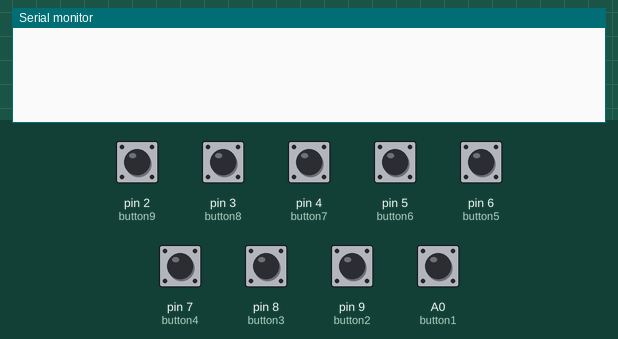
Recording of a sketch running on a simulated Arduino Leonardo, built with avr-gcc and run on an emulated ATmega32U4. Shown: the last lines printed to the serial monitor. Inputs (shaded band) come from the test bench; at power-on: A0 (button1), pin 2 (button9), pin 3 (button8), pin 4 (button7), pin 5 (button6), pin 6 (button5), pin 7 (button4), pin 8 (button3), pin 9 (button2) HIGH. USB keyboard and mouse output is not drawn.

Above: at 1.2 s.
1.3 s: pin 2 (button9) pulled LOW for 0.15 s
At 2.5 s:
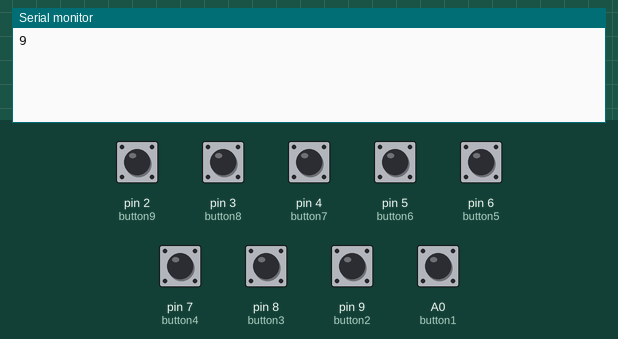
2.9 s: pin 3 (button8) pulled LOW for 0.15 s
At 3.8 s:
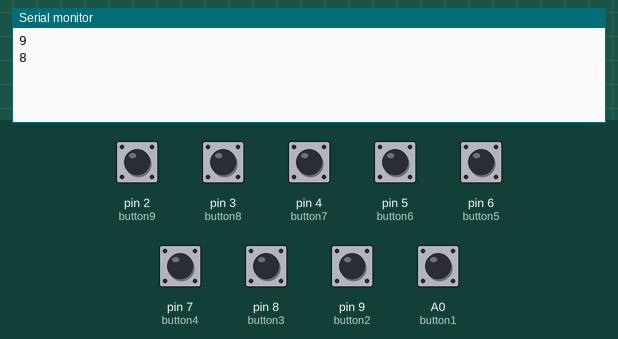
4.5 s: pin 4 (button7) pulled LOW for 0.15 s
At 5.1 s:
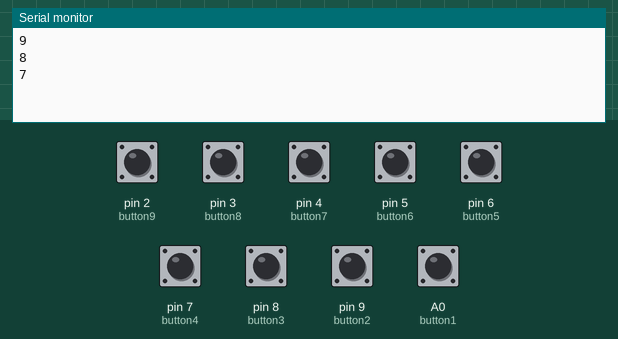
6.1 s: pin 5 (button6) pulled LOW for 0.15 s
At 7.3 s:
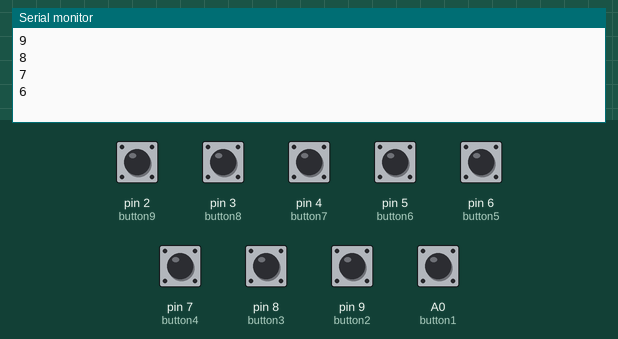
7.7 s: pin 6 (button5) pulled LOW for 0.15 s
At 8.7 s:
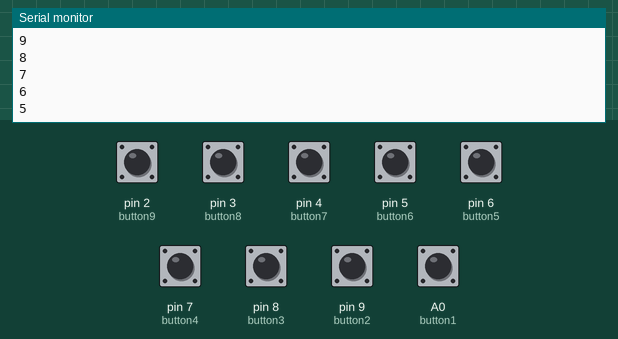
9.3 s: pin 7 (button4) pulled LOW for 0.15 s
At 9.9 s:
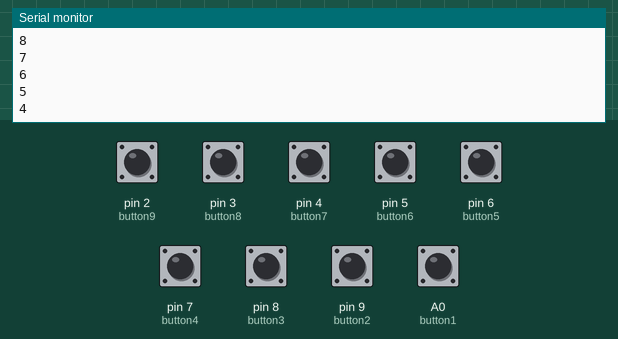
Timing chart, 0 to 11.9 s (numbered marks = the images above; inputs shaded):
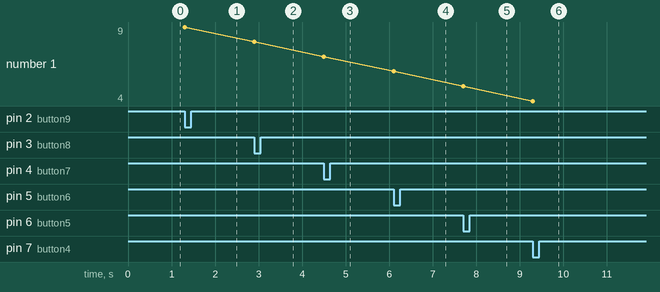

The sketch:

keyboard.ino
```cpp
#include <Keyboard.h>

int button1 = A0;  // Map keys to buttons
int button2 = 9;
int button3 = 8;
int button4 = 7;
int button5 = 6;
int button6 = 5;
int button7 = 4;
int button8 = 3;
int button9 = 2;

void setup()
{
  pinMode(button1, INPUT_PULLUP);  // Set the button as an input and pullup to active high
  pinMode(button2, INPUT_PULLUP);  // Set the button as an input and pullup to active high
  pinMode(button3, INPUT_PULLUP);  // Set the button as an input and pullup to active high
  pinMode(button4, INPUT_PULLUP);  // Set the button as an input and pullup to active high
  pinMode(button5, INPUT_PULLUP);  // Set the button as an input and pullup to active high
  pinMode(button6, INPUT_PULLUP);  // Set the button as an input and pullup to active high
  pinMode(button7, INPUT_PULLUP);  // Set the button as an input and pullup to active high
  pinMode(button8, INPUT_PULLUP);  // Set the button as an input and pullup to active high
  pinMode(button9, INPUT_PULLUP);  // Set the button as an input and pullup to active high


  Keyboard.begin(); //Init keyboard emulation

}

void loop()
{
  if (digitalRead(button1) == 0)  // if the button goes low
  {

    Serial.println(1);
    delay(500);
  }

  if (digitalRead(button2) == 0)  // if the button goes low
  {

    Serial.println(2);
    delay(500);
  }

  if (digitalRead(button3) == 0)  // if the button goes low
  {

    Serial.println(3);
    delay(500);
  }

  if (digitalRead(button4) == 0)  // if the button goes low
  {

    Serial.println(4);
    delay(500);
  }

  if (digitalRead(button5) == 0)  // if the button goes low
  {

    Serial.println(5);
    delay(500);
  }

  if (digitalRead(button6) == 0)  // if the button goes low
  {

    Serial.println(6);
    delay(500);
  }

  if (digitalRead(button7) == 0)  // if the button goes low
  {

    Serial.println(7);
    delay(500);
  }

  if (digitalRead(button8) == 0)  // if the button goes low
  {

    Serial.println(8);
    delay(500);
  }

  if (digitalRead(button9) == 0)  // if the button goes low
  {

    Serial.println(9);
    delay(500);
  }

}
```

Measured:
- after the input at 1.3 s, the serial monitor: prints a new line at once (image 1)
- after the input at 2.9 s, the serial monitor: prints a new line at once (image 2)
- after the input at 4.5 s, the serial monitor: prints a new line at once (image 3)
- after the input at 6.1 s, the serial monitor: prints a new line at once (image 4)
- after the input at 7.7 s, the serial monitor: prints a new line at once (image 5)
- after the input at 9.3 s, the serial monitor: prints a new line at once (image 6)
- plotted number 1: 9 → 8 after the input at 2.9 s, 8 → 7 after the input at 4.5 s, 7 → 6 after the input at 6.1 s, 6 → 5 after the input at 7.7 s, 5 → 4 after the input at 9.3 s
